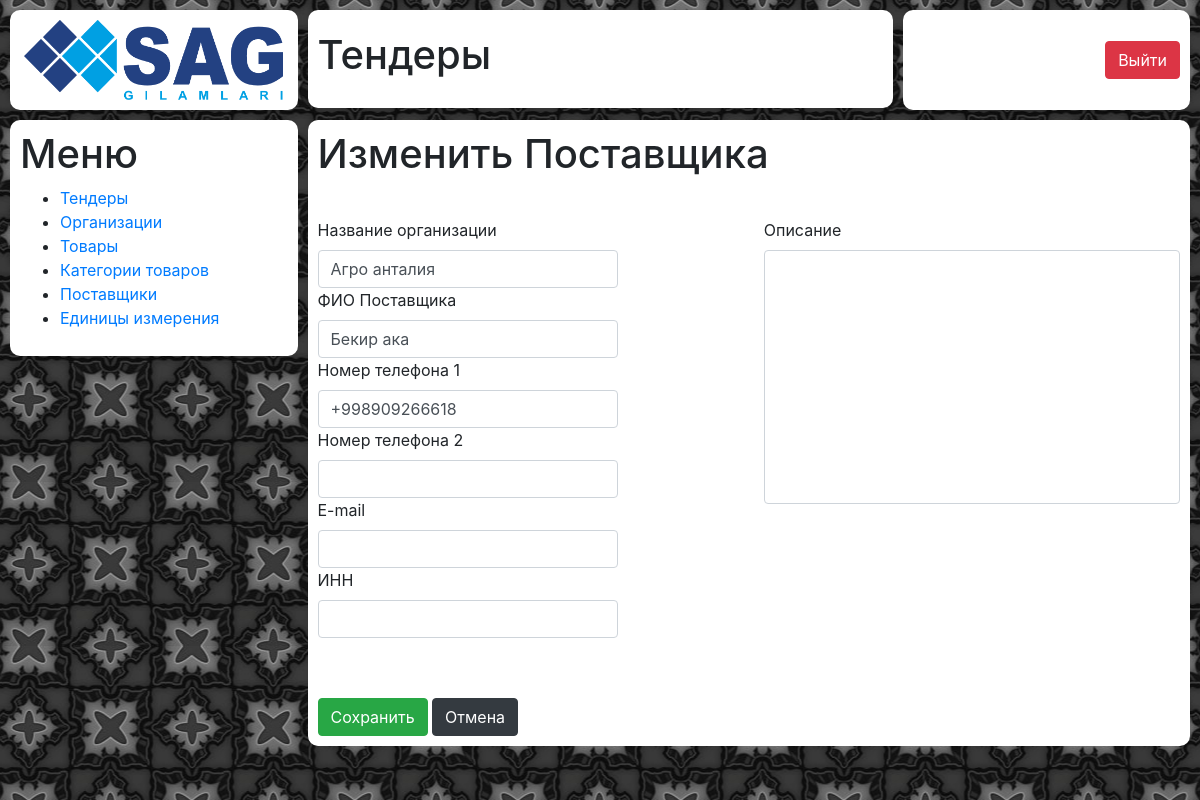
Before: /tender/providers/44/edit/ with the older database file.
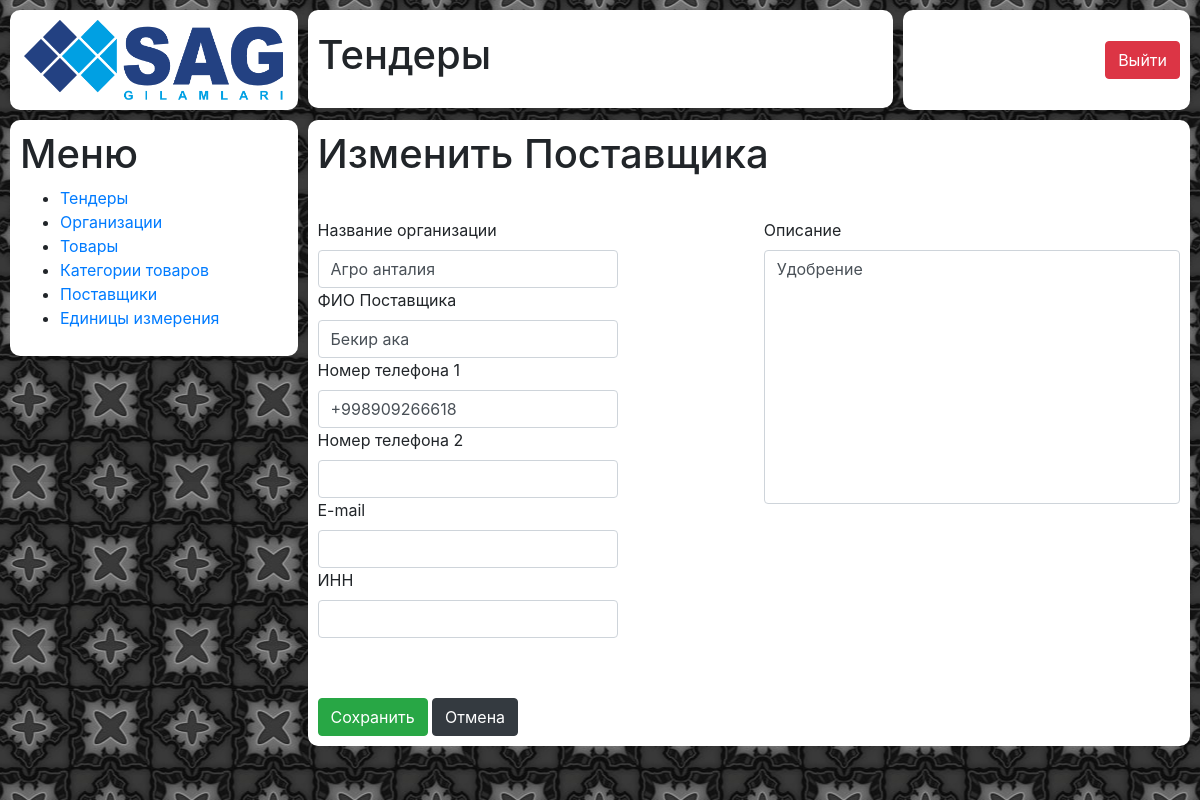
After: the same page with the newer database file.
### tender/models.py (models this page shows)
class Provider(models.Model):
    name = models.CharField(verbose_name='Товар', max_length=200)
    contact = models.CharField(max_length=200, null=True, blank=True)
    phone_1 = models.CharField(max_length=200, null=True, blank=True)
    phone_2 = models.CharField(max_length=200, null=True, blank=True)
    email = models.CharField(max_length=200, null=True, blank=True)
    inn = models.CharField(max_length=200, null=True, blank=True)
    description = models.TextField(null=True, blank=True)

### tender/views.py (the view)
# urls.py: path('providers/<int:id>/edit/', views.provider_edit),
def provider_edit(request, id):
    provider = get_object_or_404(Provider, id=id)
    if request.method == 'POST':
        form = ProviderForm(request.POST, instance=provider)
        if form.is_valid():
            form.save()
            return redirect('/tender/providers/')
    context = {
        'provider': provider,
    }
    return render(request, 'tender/provider_edit.html', context)

### tender/templates/tender/provider_edit.html (shortened to what this page needs)
{% extends 'wrapper.html' %}
{% load static %}
{% block content %}
    <div class="row incidents">
        {% include 'blocks/logo.html' %}
        {% include 'blocks/title.html' %}
        {% include 'blocks/profile.html' %}
        {% include 'blocks/tender/tender_menu.html' %}
        {% include 'blocks/tender/provider_edit.html' %}
    </div>
{% endblock %}

### tender/templates/blocks/tender/provider_edit.html (shortened to what this page needs)
{% load static %}
<div class="col-xl-9 block__wrapper tenders-new">
    <div class="block tenders-new__wrapper">
        <h1 class="tenders-new__title">Изменить Поставщика</h1>
        <form method="POST">
            <div class="row">
                <div class="col-xl-6">
                    <label for="name">Название организации</label>
                    <input type="text" class="tenders-new__input form-control" name="name" id="name" value="{{ provider.name }}">
                    <label for="contact">ФИО Поставщика</label>
                    <input type="text" class="tenders-new__input form-control" name="contact" id="contact" value="{% if provider.contact %}{{ provider.contact }}{% endif %}">
                    <label for="phone_1">Номер телефона 1</label>
                    <input type="text" class="tenders-new__input form-control" name="phone_1" id="phone_1" value="{% if provider.phone_1 %}{{ provider.phone_1 }}{% endif %}">
                    <label for="phone_2">Номер телефона 2</label>
                    <input type="text" class="tenders-new__input form-control" name="phone_2" id="phone_2" value="{% if provider.phone_2 %}{{ provider.phone_2 }}{% endif %}">
                    <label for="email">E-mail</label>
                    <input type="text" class="tenders-new__input form-control" name="email" id="email" value="{% if provider.email %}{{ provider.email }}{% endif %}">
                    <label for="inn">ИНН</label>
                    <input type="text" class="tenders-new__input form-control" name="inn" id="inn" value="{% if provider.inn %}{{ provider.inn }}{% endif %}">
                </div>
                <div class="col-xl-6">
                    <label for="description">Описание</label>
                    <textarea name="description" id="description" cols="30" rows="10" class=" form-control tenders-new__textarea">{% if provider.description %}{{ provider.description }}{% endif %}</textarea>
                </div>
            </div>
            <input type="submit" class="tenders-new__button btn btn-success" value="Сохранить" id="add_product">
            <a href="/tender/providers" class="tenders-new__button btn btn-dark">Отмена</a>
        </form>
    </div>
</div>

Changed rows visible on the page:
changed Provider "Агро анталия": description (not shown) → "Удобрение"
